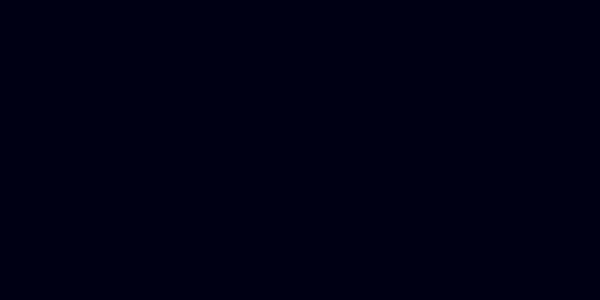
Frame 1 (no input)
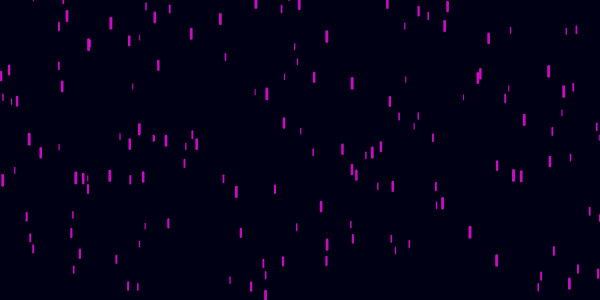
Frame 60 (no input)
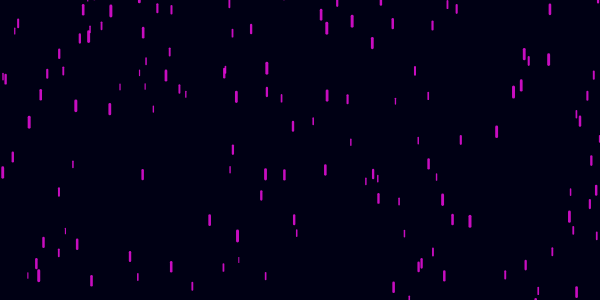
Frame 120 (the mouse pressed at the canvas centre since frame 60)

The p5.js sketch that drew these frames (run headless with seeded random() and noise() and a simulated clock; from frame 60 on, the mouse is pressed at the canvas centre):

// p5.js sketch
// ── sketch.js
let rain = [];

function setup() {
  createCanvas(600, 300);
  
  for (let i = 0; i < 250; i++) {
    rain[i] = new Drop();
  }
}

function draw() {
  background(0, 0, 20);
  
  for (const drop of rain) {
    drop.show();
    drop.fall();
  }
}
// ── Drop.js
class Drop {
  constructor() {
    this.x = random(width);
    this.y = random(-500, -50);
    this.z = random(0, 20);
    // if the drop is closer its faster
    // if its far away, its slower
    this.ySpeed = map(this.z, 0, 20, 2, 12);
    // if the drop is closer its length is bigger
    // if its far away, its length is shorter
    this.length = map(this.z, 0, 20, 5, 10);
  }
  
  show () {
    // if the drop is closer its thicker
    // if its far away, its lighter
    const thickness = map(this.z, 0, 20, 1, 3);
    
    stroke(255, 16, 240, 200);
    strokeWeight(thickness);
    line(this.x, this.y, this.x, this.y + this.length);
  }
  
  fall () {
    // to make the rain fall
    this.y += this.ySpeed;
    
    // to add gravity effect
    const gravity = map(this.z, 0, 20, 0.05, 0.2);
    this.ySpeed += gravity;
    
    // reset the y coordinate to make the
    // rain continous
    if (this.y > height) {
      this.y = random(-200, -100);
      
      this.ySpeed = map(this.z, 0, 20, 2, 12);
    }
  }
}
